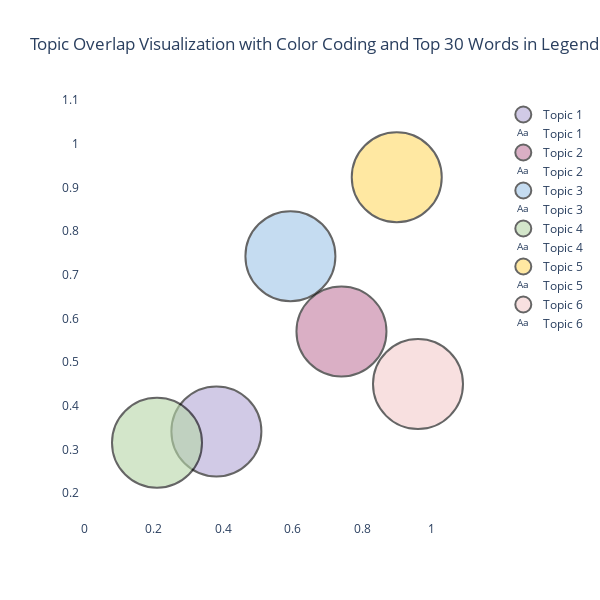

Here is the notebook cell this chart was saved with:
### Markdown cell above
## Yearly Topic Trends (Important Topics Only)

### 1944
- **Topic 5**: High value (0.689672).  
  Focus on animal studies related to leptospirosis.

### 1945
- **Topic 4**: Highest value (0.716800).  
  Likely focused on inflammatory cytokine response.

### 1960
- **Topic 5**: Very high value (1.219310).  
  Continued research on leptospirosis in animals.

### 1961
- **Topic 6**: Highest value (3.177790).  
  Emphasis on zoonotic aspects and human impact.

### 1963
- **Topic 3**: Notable (0.436832).  
  Progress in severe case studies.

### 1964
- **Topic 1**: Very high value (0.894154).  
  Active research on diagnostic methods.

### 1970
- **Topic 4**: Highest value (1.737118).  
  Continued focus on inflammatory response research.

### 1981–1982
- **Topic 2** and **Topic 5**: Significant.  
  Focused on Leptospira proteins, pathogenicity, and animal risks.

### 1990s
- **Topic 3** and **Topic 6**: Noticeable increase.  
  More research on severe clinical cases and human impact.

### Early 2000s
- **Topic 6**: Outstanding increase, especially from 2000 to 2005 (maximum ~30).  
  Highlighted human health risks.

### Late 2000s
- **Topic 3**: Gained attention.  
  Active studies on acute clinical symptoms and severe patients.

### 2010s
- **Topic 5** and **Topic 6**: Recorded high values.  
  Research expanded on animal risks and human impact.

### 2020s
- **Topic 6**: Continued to rise (exceeding 100).  
  Emphasized as a public health issue with a strong focus on zoonotic risks.

### Code cell
# Function to calculate the overlap between topics
def get_topic_overlap(lda, tfidf_vectorizer, num_topics):
    words = np.array(tfidf_vectorizer.get_feature_names_out())
    topic_vectors = []

    # Construct topic vectors using the highest-weighted words
    for topic in lda.components_:
        topic_vector = np.zeros(len(words))
        for idx in topic.argsort()[-30:]:  # Top 30 words for each topic
            topic_vector[idx] = topic[idx]
        topic_vectors.append(topic_vector)

    similarity_matrix = cosine_similarity(topic_vectors)
    return similarity_matrix, words

# Calculate the topic similarity and get the words
similarity_matrix, words = get_topic_overlap(lda, tfidf_vectorizer, num_topics)

# Create a dataframe to hold the x and y coordinates for the circles
topic_positions = np.random.rand(num_topics, 2)  # Random initial positions for topics

# Define a list of colors (you can modify this or use a color palette)
colors = [
    '#b4a7d6',  # Light Purple
    '#c27ba0',  # Greige (Grayish Beige)
    '#9fc5e8',  # Light Blue
    '#b6d7a8',  # Light Green
    '#ffd966',  # Dark Yellow
    '#f4cccc',  # Light Pink
    '#ce7e00',  # Dark Brown
    '#d9d9d6',  # Light Gray
    '#444444',  # Dark Gray
    '#a52a2a',  # Brown
]

# Create the plotly figure
fig = go.Figure()

# Add circles for each topic with distinct colors
for i in range(num_topics):
    # Use a random position for each circle
    x_pos, y_pos = topic_positions[i]

    # Add the circle for the current topic with a specific color
    fig.add_trace(go.Scatter(
        x=[x_pos], y=[y_pos], mode="markers", marker=dict(
            size=90, opacity=0.6, line=dict(width=2, color="black"),
            symbol="circle", color=colors[i], sizemode="diameter"),
        name=f"Topic {i + 1}"
    ))

    # Get the top 30 words for the current topic
    top_words = [words[idx] for idx in lda.components_[i].argsort()[-30:]]

    # Add the topic name with top words to the legend (display only the name)
    fig.add_trace(go.Scatter(
        x=[None], y=[None], mode="text", text=[f"Topic {i + 1}: " + ', '.join(top_words)],
        showlegend=True, name=f"Topic {i + 1}"
    ))

# Overlay the circles based on similarity
for i in range(num_topics):
    for j in range(i + 1, num_topics):
        similarity_score = similarity_matrix[i, j]

        if similarity_score > 0.5:  # Only draw lines for significant overlaps

            # Calculate the overlap based on the similarity score
            x_overlap = [topic_positions[i][0], topic_positions[j][0]]
            y_overlap = [topic_positions[i][1], topic_positions[j][1]]

            # Draw a line (representing overlap) between the topics
            fig.add_trace(go.Scatter(
                x=x_overlap, y=y_overlap, mode='lines', line=dict(width=2, color="black"),
                opacity=similarity_score, showlegend=False
            ))

# Set layout to make it more readable and reduce the size of the plot
fig.update_layout(
    title="Topic Overlap Visualization with Color Coding and Top 30 Words in Legend",
    xaxis=dict(showgrid=False, zeroline=False),
    yaxis=dict(showgrid=False, zeroline=False),
    showlegend=True,
    plot_bgcolor="white",
    width=600,
    height=600
)

fig.show()

### Figure 1 — Plotly figure (JSON) as saved in the notebook; plotly's stock layout.template omitted (floating-point values rounded to 4 significant figures)
{"data": [{"marker": {"color": "#b4a7d6", "line": {"color": "black", "width": 2}, "opacity": 0.6, "size": 90, "sizemode": "diameter", "symbol": "circle"}, "mode": "markers", "name": "Topic 1", "type": "scatter", "x": [0.3799], "y": [0.3414]}, {"mode": "text", "name": "Topic 1", "showlegend": true, "text": ["Topic 1: patients, dna, used, specific, pathogenic, based, agglutination, using, sera, lipl32, vaccines, tests, samples, specificity, rapid, antigen, recombinant, sensitivity, diagnostic, leptospira, igm, mat, detection, vaccine, leptospirosis, elisa, diagnosis, pcr, test, assay"], "type": "scatter", "x": [null], "y": [null]}, {"marker": {"color": "#c27ba0", "line": {"color": "black", "width": 2}, "opacity": 0.6, "size": 90, "sizemode": "diameter", "symbol": "circle"}, "mode": "markers", "name": "Topic 2", "type": "scatter", "x": [0.7398], "y": [0.5704]}, {"mode": "text", "name": "Topic 2", "showlegend": true, "text": ["Topic 2: investigate, economic, old, children, farms, causing, viral, estimate, abortion, rodent, model, new, chronic, district, cattle, vaccination, herd, southern, virus, reproductive, herds, dairy, bovine, farm, cows, zealand, deer, hantavirus, lanka, sri"], "type": "scatter", "x": [null], "y": [null]}, {"marker": {"color": "#9fc5e8", "line": {"color": "black", "width": 2}, "opacity": 0.6, "size": 90, "sizemode": "diameter", "symbol": "circle"}, "mode": "markers", "name": "Topic 3", "type": "scatter", "x": [0.5929], "y": [0.7428]}, {"mode": "text", "name": "Topic 3", "showlegend": true, "text": ["Topic 3: mortality, respiratory, year, jaundice, symptoms, associated, dengue, old, involvement, manifestations, infection, weil, illness, cases, diagnosis, treatment, report, syndrome, patient, disease, fever, failure, renal, pulmonary, case, clinical, acute, severe, patients, leptospirosis"], "type": "scatter", "x": [null], "y": [null]}, {"marker": {"color": "#b6d7a8", "line": {"color": "black", "width": 2}, "opacity": 0.6, "size": 90, "sizemode": "diameter", "symbol": "circle"}, "mode": "markers", "name": "Topic 4", "type": "scatter", "x": [0.209], "y": [0.3154]}, {"mode": "text", "name": "Topic 4", "showlegend": true, "text": ["Topic 4: gene, surface, role, outer, serovar, model, genes, mice, strain, hamsters, membrane, leptospires, pathogenesis, il, infection, binding, leptospirosis, response, cell, virulence, immune, cells, expression, host, leptospiral, pathogenic, protein, proteins, interrogans, leptospira"], "type": "scatter", "x": [null], "y": [null]}, {"marker": {"color": "#ffd966", "line": {"color": "black", "width": 2}, "opacity": 0.6, "size": 90, "sizemode": "diameter", "symbol": "circle"}, "mode": "markers", "name": "Topic 5", "type": "scatter", "x": [0.8988], "y": [0.9235]}, {"mode": "text", "name": "Topic 5", "showlegend": true, "text": ["Topic 5: zoonotic, rodents, transmission, associated, brazil, urban, incidence, seroprevalence, humans, positive, spp, animal, cattle, serovar, prevalence, species, serovars, samples, health, infection, factors, human, dogs, animals, cases, study, disease, risk, leptospira, leptospirosis"], "type": "scatter", "x": [null], "y": [null]}, {"marker": {"color": "#f4cccc", "line": {"color": "black", "width": 2}, "opacity": 0.6, "size": 90, "sizemode": "diameter", "symbol": "circle"}, "mode": "markers", "name": "Topic 6", "type": "scatter", "x": [0.96], "y": [0.4498]}, {"mode": "text", "name": "Topic 6", "showlegend": true, "text": ["Topic 6: emergence, change, factors, neglected, human, global, asia, risk, borne, zoonoses, public, tropical, zoonotic, emerging, burden, countries, infectious, climate, dengue, disease, review, india, malaria, fever, infections, health, leptospirosis, scrub, diseases, typhus"], "type": "scatter", "x": [null], "y": [null]}], "layout": {"height": 600, "plot_bgcolor": "white", "showlegend": true, "title": {"text": "Topic Overlap Visualization with Color Coding and Top 30 Words in Legend"}, "width": 600, "xaxis": {"showgrid": false, "zeroline": false}, "yaxis": {"showgrid": false, "zeroline": false}}}
